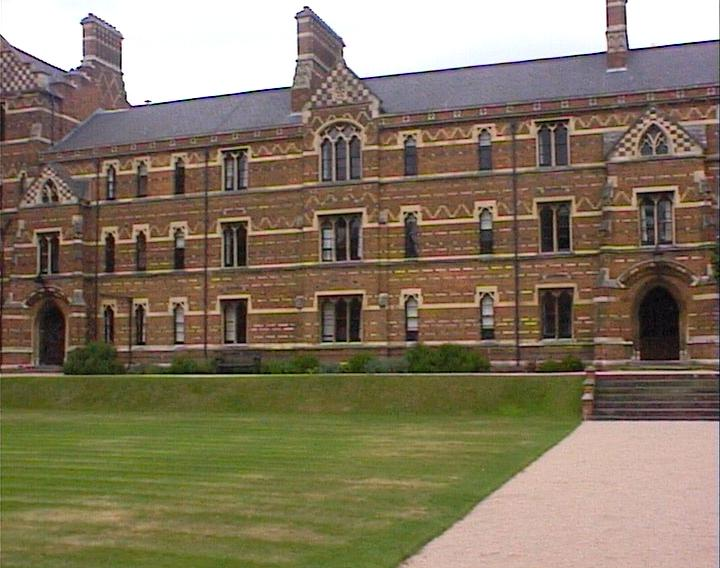
#> input picture input_images/keble_a.jpg, 720 x 568 px
$ python prob5.py
#> lines starting #> are read from the running program, lines starting #| are printed output that depends on the picture
######################################################
#Assignment 2
#File: prob5.py
#Author: Joshua D. Rego
#Description: Image Stitching
######################################################
import numpy as np
import cv2
import matplotlib.pyplot as plt
from PIL import Image, ImageDraw
from scipy import signal
from scipy.spatial import distance
import random

def plot(imgs, subplot_size=(1,1), figsz=(10,10), title=[None]):
    rows, columns = subplot_size #[0], img_array_size[1]
    plt.figure(figsize=figsz)
    for i in range(rows*columns):
        plt.subplot(rows, columns, i+1)
        plt.imshow(imgs[i])
        plt.title(title[i])
    plt.show()

# Read in left, center, and right images
img_a = cv2.imread('./input_images/keble_a.jpg')
#> img_a is the input picture: shape (568, 720, 3); mean B, G, R 97.8, 119.2, 132.3
img_b = cv2.imread('./input_images/keble_b.jpg')
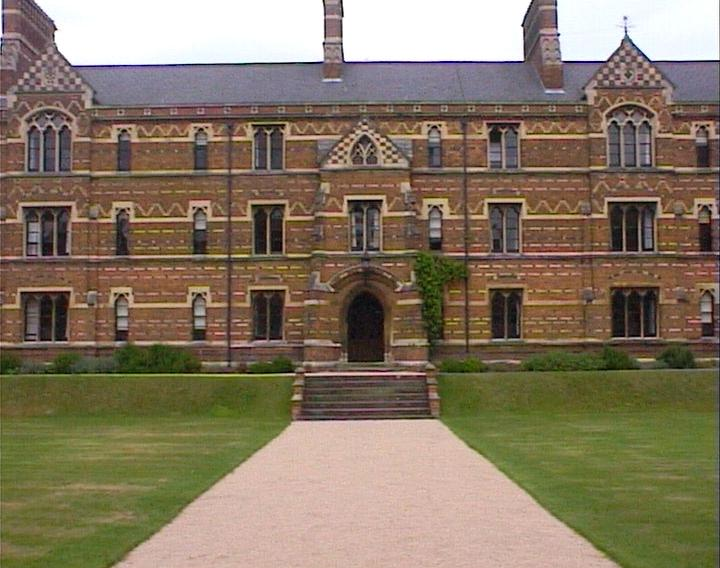
#> input picture input_images/keble_b.jpg, 720 x 568 px
#> img_b is the input picture: shape (568, 720, 3); mean B, G, R 98.5, 118.8, 133.1
img_c = cv2.imread('./input_images/keble_c.jpg')
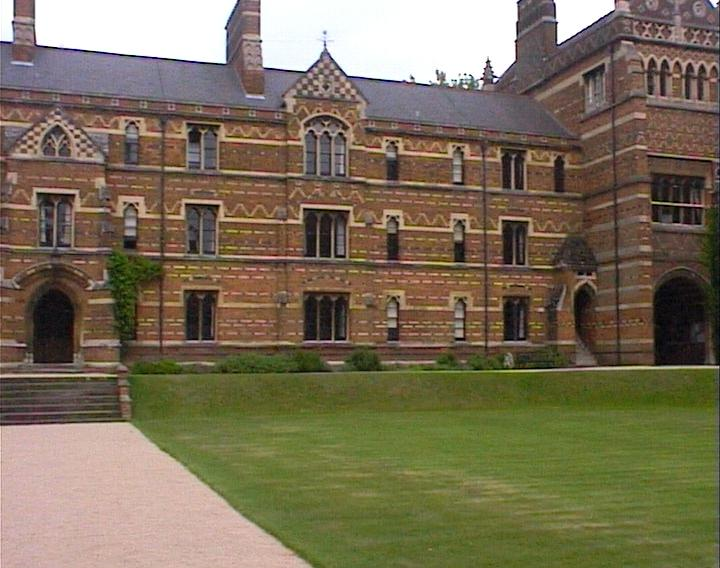
#> input picture input_images/keble_c.jpg, 720 x 568 px
#> img_c is the input picture: shape (568, 720, 3); mean B, G, R 87.7, 110.4, 121.8
# Plot Images
plot([img_a,img_b,img_c], (1,3), (15,15), ['Left Image','Center Image','Right Image'])
#> in plot, `plt.show()`:
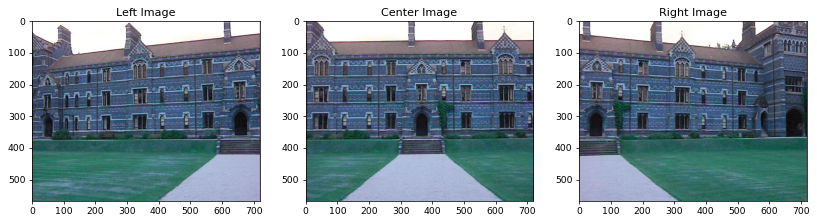
#> figure drawn by matplotlib, 3 panels; B, G, R data is drawn as R, G, B
# Initialize ORB
orb = cv2.ORB_create()
# Find Features and descriptor for left image
kp_a = orb.detect(img_a, None)
#> kp_a = 500 keypoints; strongest (x, y, size): (630, 47, 31), (74, 68, 31), (632, 46, 44.6), (146, 101, 31)
kp_a, des_a = orb.compute(img_a, kp_a)
imga_kp = cv2.drawKeypoints(img_a, kp_a, color=(0,255,0), outImage=None)
# Find Features and descriptor for cente image
kp_b = orb.detect(img_b, None)
#> kp_b = 500 keypoints; strongest (x, y, size): (522, 59, 31), (345, 60, 31), (346, 60, 37.2), (559, 34, 31)
kp_b, des_b = orb.compute(img_b, kp_b)
imgb_kp = cv2.drawKeypoints(img_b, kp_b, color=(0,255,0), outImage=None)
# Find Features and descriptor for right image
kp_c = orb.detect(img_c, None)
#> kp_c = 500 keypoints; strongest (x, y, size): (494, 80, 31), (558, 42, 31), (494, 79, 37.2), (493, 76, 31)
kp_c, des_c = orb.compute(img_c, kp_c)
imgc_kp = cv2.drawKeypoints(img_c, kp_c, color=(0,255,0), outImage=None)
# Plot Images with Feature points
plot([imga_kp,imgb_kp,imgc_kp], (1,3), (15,15), ['Left Image','Center Image','Right Image'])

# Function to compute Homography Matrix
def computeH(correspondences):
    #loop through correspondences and create assemble matrix
    aList = []
    #For each matching correspondence
    for corr in correspondences:
        # Assign to point 1 and 2
        p1 = np.array([corr[0], corr[1], 1])
        p2 = np.array([corr[2], corr[3], 1])
        # Create a vector for x and y
        a_y = [0, 0, 0, -p2[2] * p1[0], -p2[2] * p1[1], -p2[2] * p1[2],
               p2[1] * p1[0], p2[1] * p1[1], p2[1] * p1[2]]
        a_x = [-p2[2] * p1[0], -p2[2] * p1[1], -p2[2] * p1[2], 0, 0, 0,
               p2[0] * p1[0], p2[0] * p1[1], p2[0] * p1[2]]
        # Add to A list for current point
        aList.append(a_x)
        aList.append(a_y)
    # Convert A list to matrix
    matrixA = np.matrix(aList)
    #svd composition
    u, s, v = np.linalg.svd(matrixA)
    #reshape the min singular value into a 3 by 3 matrix
    h = np.reshape(v[8], (3, 3))
    #normalize and now we have h
    h = (1/h[2,2]) * h
    return h

# Function to define Geometric Distance
def geometricDistance(correspondence, h):
    # Define point 1 from correspondence
    p1 = np.transpose(np.array([correspondence[0], correspondence[1],1]))
    # Estimate point 2 by multiplying Homography and point 1
    estimatep2 = np.dot(h, p1)
    # Normalize point
    estimatep2 = (1/estimatep2[0,2])*estimatep2
    # Define actual point 2
    p2 = np.transpose(np.array([correspondence[2], correspondence[3], 1]))
    # Find Error between estimate and actual point 2
    error = p2 - estimatep2
    return np.linalg.norm(error)

def RANSAC(corr, thresh):
    maxInliers = []
    finalH = None
    print(corr.shape)
    for i in range(5000):
        # Find 4 random points to calculate a homography
        corr1 = corr[random.randrange(0, len(corr))]
        corr2 = corr[random.randrange(0, len(corr))]
        corr3 = corr[random.randrange(0, len(corr))]
        corr4 = corr[random.randrange(0, len(corr))]
        # Stack 4 points into a matrix
        randomFour = np.vstack((corr1, corr2))
        randomFour = np.vstack((randomFour, corr3))
        randomFour = np.vstack((randomFour, corr4))
        # Compute Homography from the 4 random points
        h = computeH(randomFour)
        # Initialize inliers list
        inliers = []
        # For each matching point
        for i in range(len(corr)):
            # Find error in estimated points
            d = geometricDistance(corr[i,:], h)
            # If error less than 2
            if d < 2:
                # Add as inlier
                inliers.append(corr[i,:])
        if len(inliers) > len(maxInliers):
            maxInliers = inliers
            finalH = h
        print ("Corr size: ", len(corr), " NumInliers: ", len(inliers), "Max inliers: ", len(maxInliers))
        if len(maxInliers) > (len(corr)*thresh):
            break
    return finalH, maxInliers

def findMatching(img1, img2, kp1, kp2, des1, des2):
    # Define minimum good matches needed
    MIN_MATCH_COUNT = 10
    # Flann Matching parameters
    FLANN_INDEX_LSH = 6
    index_params = dict(algorithm = FLANN_INDEX_LSH,
                        table_number = 6,#12,
                        key_size = 12,#20,
                        multi_probe_level = 1)#2)
    search_params = dict(checks = 50)
    # Initialize Flann Matching
    flann = cv2.FlannBasedMatcher(index_params, search_params)
    # Run Flann Matching on descriptors for 2 images
    matches = flann.knnMatch(des1, des2, k=2)
#> matches = 500 matches
    # Initialize good matches list
    good = []
    # Use Lowe's ratio test to determine good matches
    for m,n in matches:
        if m.distance < 0.7*n.distance:
            good.append(m)
#> after the loop, good = 136 matches
    # If number of matches > minimum matches
    if len(good) > MIN_MATCH_COUNT:
        # Assign Source and destination points (Destination is center image)
        src_pts = np.float32([ kp1[m.queryIdx].pt for m in good ])#.reshape(-1,1,2)
#> src_pts = 136 pairs, first value 60.48 to 673, second value 32 to 422.8
        dst_pts = np.float32([ kp2[m.trainIdx].pt for m in good ])#.reshape(-1,1,2)
#> dst_pts = 136 pairs, first value 43 to 620.6, second value 32 to 422.8
        # Combine points
        corr_pts = np.concatenate((src_pts,dst_pts), axis=1)
#> corr_pts = 136 rows, first 6: [567, 120, 284, 125], [606, 32, 323, 43], [536, 122, 253, 125], [360, 77, 72, 64], [480, 293, 192, 293], [673, 191, 381, 200]
        # Run ransac to find Homography
        M, inliers = RANSAC(corr_pts, 0.6)
#| (136, 4)
#> the loop in RANSAC, `for i in range(5000):` made 45 passes
#> (corr3, corr4, randomFour) on pass 1: ([323, 260, 361.9, 139.7], [404.6, 295.2, 115.2, 293.8], [[651.1, 126.5, 362.9, 136.9], [408.1, 214, 121.9, 209]])
#> (corr1, corr2, corr3) on pass 2: ([566.1, 290.2, 275.9, 293.8], [531.5, 125.4, 247.8, 128.4], [400.2, 145.2, 114, 138.9])
#| Corr size:  136  NumInliers:  4 Max inliers:  4
#| Corr size:  136  NumInliers:  5 Max inliers:  5
#| Corr size:  136  NumInliers:  5 Max inliers:  5
#| Corr size:  136  NumInliers:  3 Max inliers:  5
#| Corr size:  136  NumInliers:  24 Max inliers:  24
#| Corr size:  136  NumInliers:  39 Max inliers:  39
#| Corr size:  136  NumInliers:  8 Max inliers:  39
#| Corr size:  136  NumInliers:  10 Max inliers:  39
#> (further printed lines are left out)
        # Find binary mask for plotting inlier matches
        _, mask = cv2.findHomography(src_pts, dst_pts, cv2.RANSAC, 5.0)
        matchesMask = mask.T.ravel().tolist()
    else:
        print( "Not enough matches are found - {}/{}".format(len(good), MIN_MATCH_COUNT) )
        matchesMask = None
    # cv2.drawMatches Parameters
    draw_params = dict(matchColor = (0,255,0), # draw matches in green color
                       singlePointColor = None,
                       matchesMask = matchesMask, # draw only inliers
                       flags = 2)
    # Draw matches with inliers
    img_match = cv2.drawMatches(img1, kp1, img2, kp2, good, None, **draw_params)
    # Plot imag with matches
    plt.figure(figsize=(10,10))
    plt.imshow(img_match, 'gray'),plt.show()
    return M

# Find Homography for left to center images
M1 = findMatching(img_a, img_b, kp_a, kp_b, des_a, des_b)
# Find Homography for right to center images
M2 = findMatching(img_c, img_b, kp_c, kp_b, des_c, des_b)
#| (100, 4)
#> the loop in RANSAC (call 2), `for i in range(5000):` made 18 passes
#| Corr size:  100  NumInliers:  7 Max inliers:  7
#| Corr size:  100  NumInliers:  14 Max inliers:  14
#| Corr size:  100  NumInliers:  4 Max inliers:  14
#| Corr size:  100  NumInliers:  4 Max inliers:  14
#| Corr size:  100  NumInliers:  11 Max inliers:  14
#| Corr size:  100  NumInliers:  4 Max inliers:  14
#| Corr size:  100  NumInliers:  9 Max inliers:  14
#| Corr size:  100  NumInliers:  5 Max inliers:  14
#> (further printed lines are left out)
# Fix x translations for stitching
M1[0,2] = M1[0,2]+790
M2[0,2] = M1[0,2]-750
# Warp left and right images
img_warp_l = cv2.warpPerspective(img_a, M1, (img_a.shape[1]+img_b.shape[1], img_a.shape[0]))
img_warp_r = cv2.warpPerspective(img_c, M2, (img_a.shape[1], img_a.shape[0]))
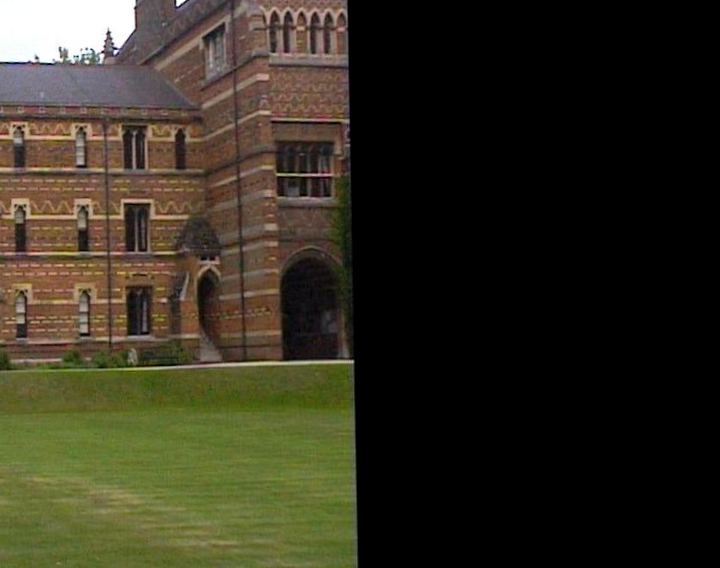
#> img_warp_r: shape (568, 720, 3); mean B, G, R 32.2, 46.5, 50.5
# Plot warped images
plot([img_warp_l, img_warp_r], (1,2), (15,15), ['Left Warp','Right Warp'])
# Start panorama image with left image
panorama = np.copy(img_warp_l)
# Stitch original center image
panorama[0:img_b.shape[0], img_a.shape[1]:] = img_b
# Add extra width for right image
panorama = np.concatenate((panorama,np.zeros((panorama.shape[0],img_c.shape[1],3))),axis=1)
#> panorama: shape (568, 2160, 3) float64
# Stitch right image
panorama[0:img_b.shape[0], img_a.shape[1]+img_b.shape[1]-1:-1] = img_warp_r
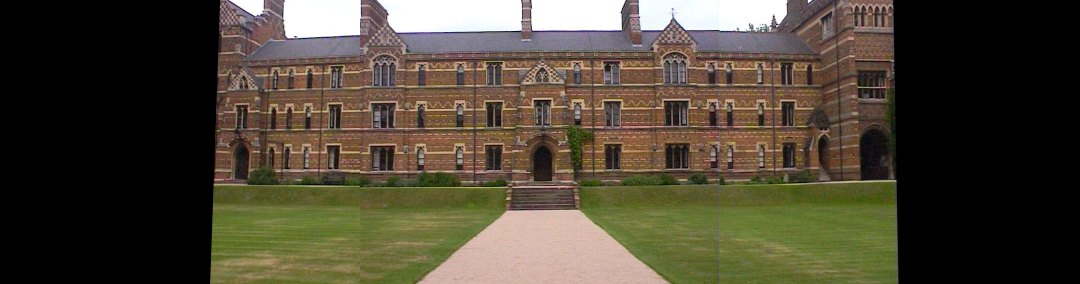
#> panorama: shape (568, 2160, 3) float64 (shown at 1/2 size); mean B, G, R 54.4, 69.6, 77
# Crop extra black space on edges
panorama_crop = panorama[:,img_a.shape[1]//2:-img_a.shape[1]//2]
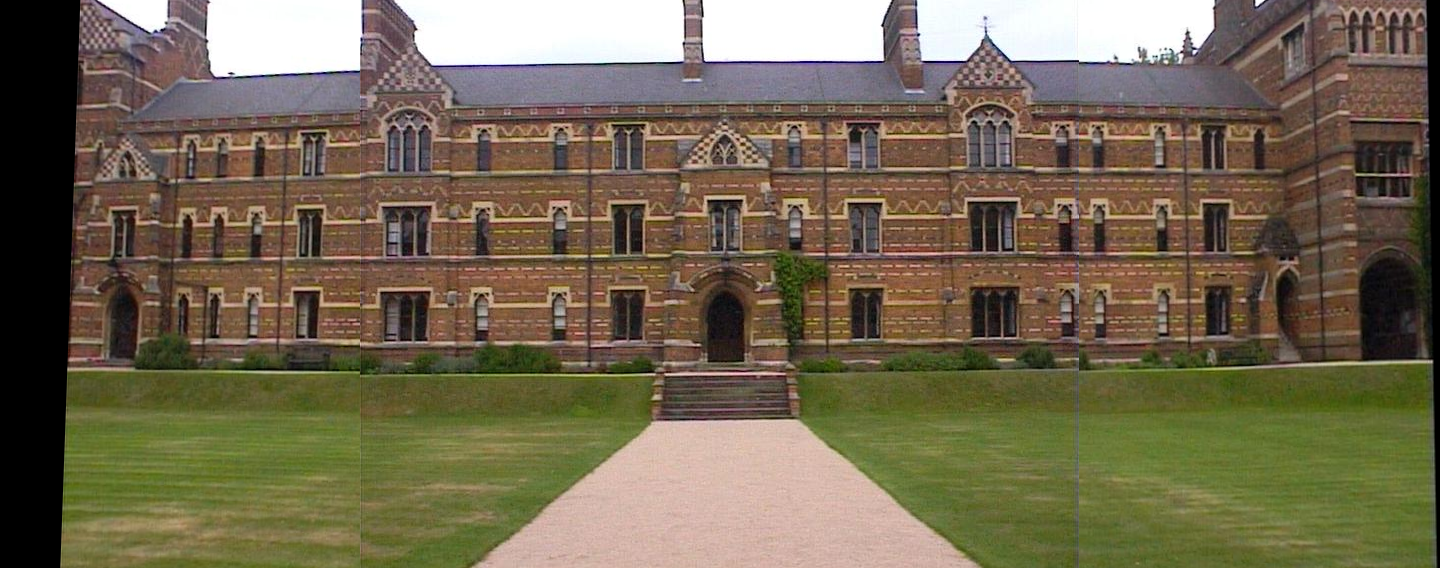
#> panorama_crop: shape (568, 1440, 3) float64; mean B, G, R 81.6, 104.3, 115.5
# Plot Panorama image
plot([panorama_crop / 255], figsz = (25,25), title=['Final Stitched Panorama Image'])
#> call 4 of plot, with subplot_size = (1, 1), figsz = (25, 25)
#> in plot (call 4), `plt.show()`:
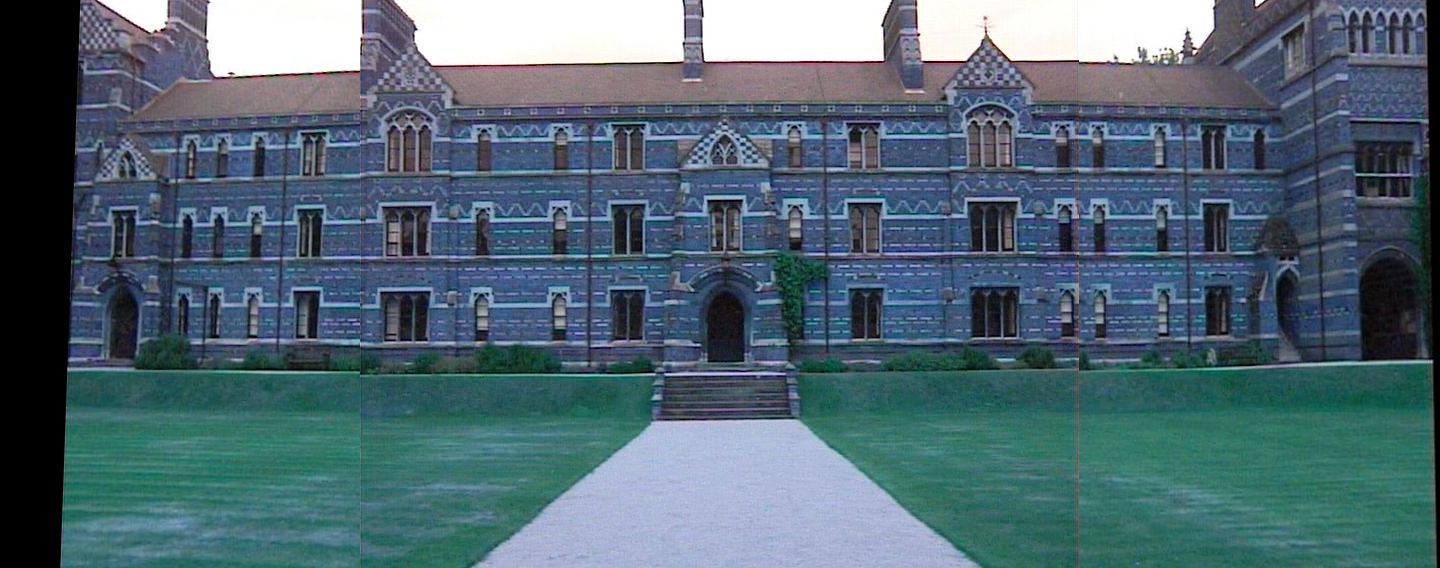
#> shown: shape (568, 1440, 3) float64; mean R, G, B 0.32, 0.409, 0.453
# Write image to file
cv2.imwrite('./output_images/panorama.jpeg', panorama_crop)
